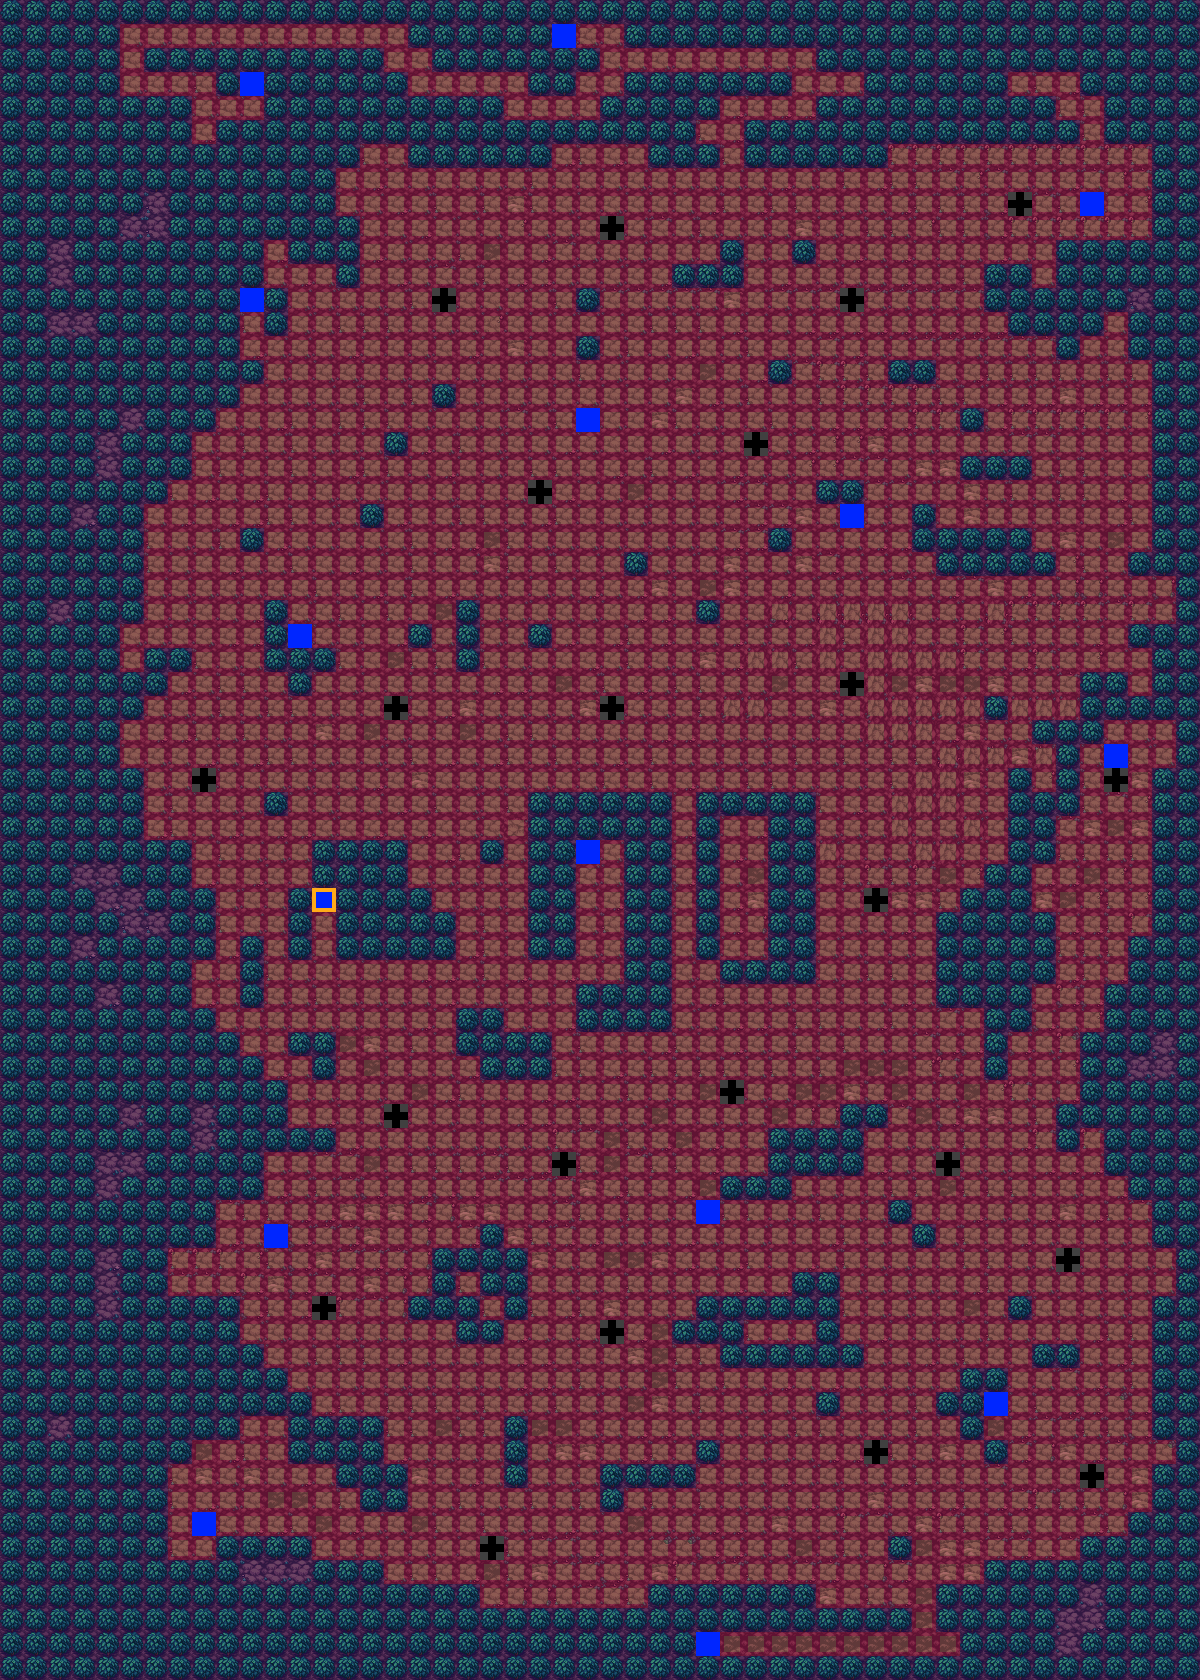

This is a level from a 2D game, rendered from its Tiled map with the project's own tilesets. A one-line summary and the map file follow, with tile-layer data summarised:
An orthogonal 50x70 tile map with 24x24 px tiles, 5 tile layers (Ground, Path, BornPoint, Monster, ...).

<map version="1.0" orientation="orthogonal" width="50" height="70" tilewidth="24" tileheight="24">
 <tileset firstgid="1" name="61817" tilewidth="24" tileheight="24" spacing="1" margin="1">
  <image source="61817.png" width="868" height="346" />
 </tileset>
 <layer name="Ground" width="50" height="70">
  <properties>
   <property name="collection" value="1" />
  </properties>
  <data>[3500 cells, 3500 non-empty, 46 distinct tile ids]</data>
 </layer>
 <layer name="Path" width="50" height="70" opacity="0.23">
  <data>[3500 cells, 2058 non-empty, 1 distinct tile ids]</data>
 </layer>
 <layer name="BornPoint" width="50" height="70">
  <data>[3500 cells, 1 non-empty, 1 distinct tile ids]</data>
 </layer>
 <layer name="Monster" width="50" height="70">
  <data>[3500 cells, 22 non-empty, 1 distinct tile ids]</data>
 </layer>
 <layer name="Chest" width="50" height="70">
  <data>[3500 cells, 14 non-empty, 1 distinct tile ids]</data>
 </layer>
</map>